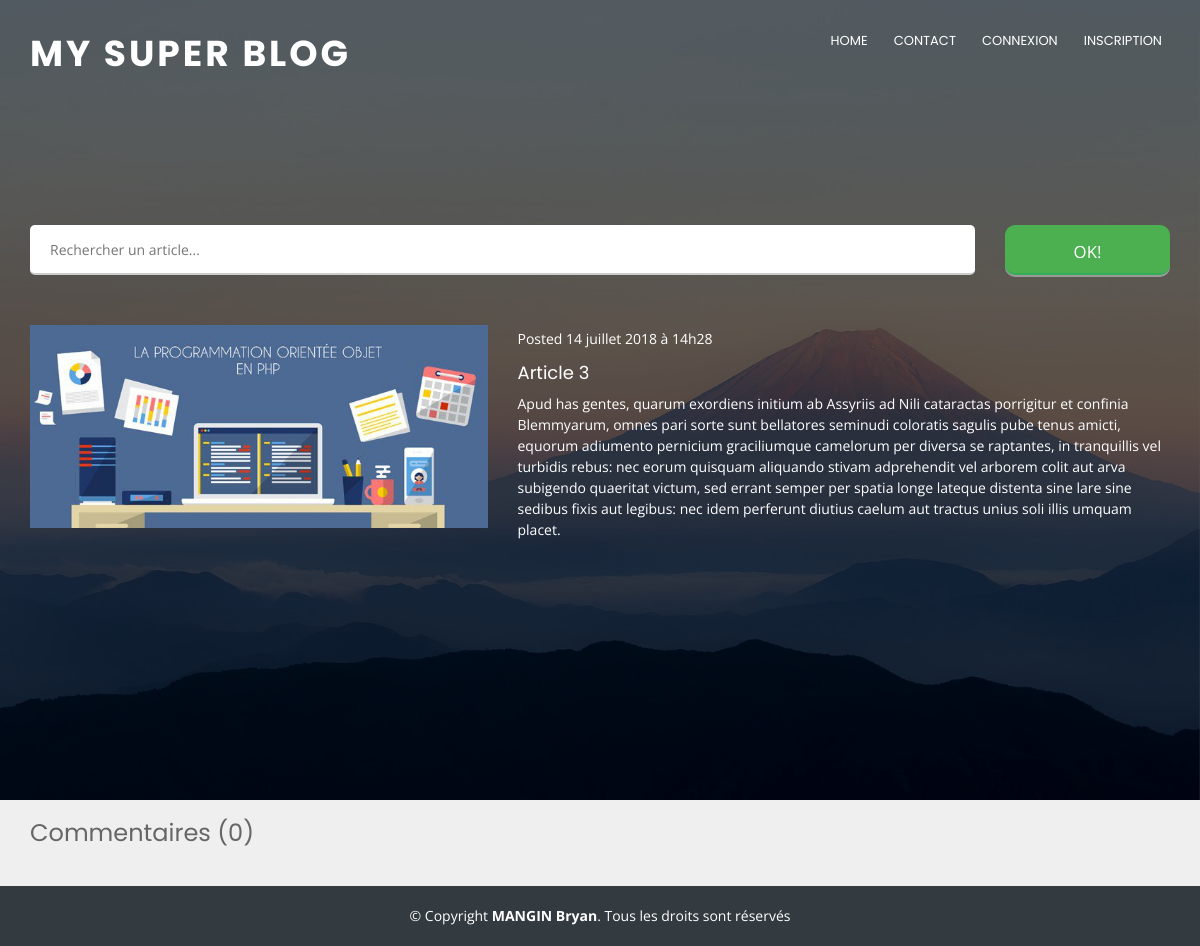
Before: /index.php/home/get/3 with the older database file.
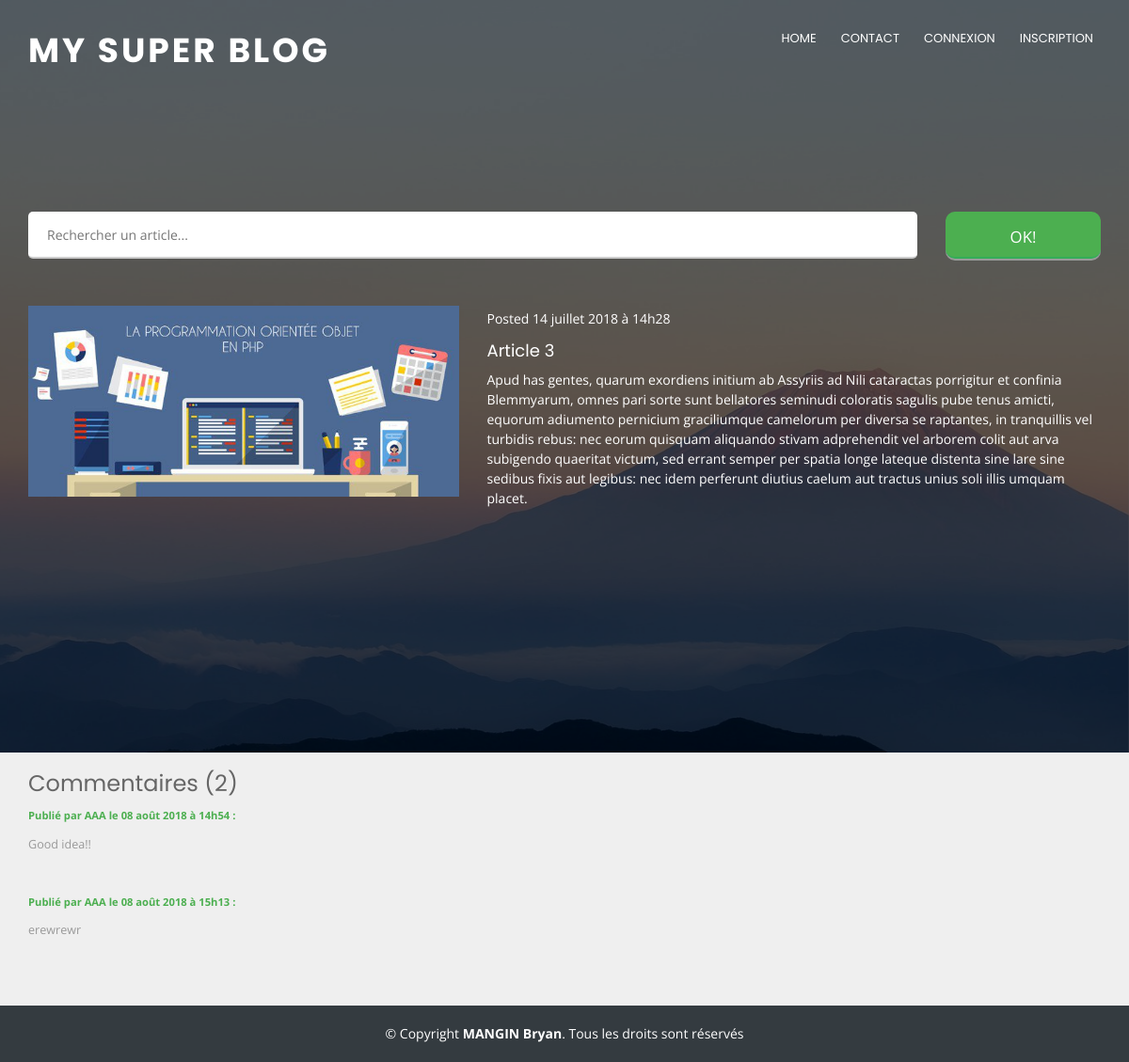
After: the same page with the newer database file.
### tables this page shows
CREATE TABLE `articles` (
  `id` int(3) NOT NULL,
  `titre` varchar(40) NOT NULL,
  `accroche` varchar(200) NOT NULL,
  `contenu` text NOT NULL,
  `publication` datetime NOT NULL DEFAULT CURRENT_TIMESTAMP,
  `image` varchar(30) NOT NULL
);

CREATE TABLE `commentaires` (
  `id` int(4) NOT NULL,
  `id_article` int(11) NOT NULL,
  `id_membre` int(3) NOT NULL,
  `commentaire` text NOT NULL,
  `publication` datetime NOT NULL DEFAULT CURRENT_TIMESTAMP
);

CREATE TABLE `membres` (
  `id` int(3) NOT NULL,
  `pseudo` varchar(15) NOT NULL,
  `email` varchar(50) NOT NULL,
  `password` varchar(255) NOT NULL
);

### application/libs/controller.php (called while the page is built, shortened)
<?php
class Controller
{
    public $db = null;
    private function openDatabaseConnection()
    {
        $options = array(PDO::ATTR_DEFAULT_FETCH_MODE => PDO::FETCH_OBJ, PDO::ATTR_ERRMODE => PDO::ERRMODE_WARNING);
        $this->db = new PDO(DB_TYPE . ':host=' . DB_HOST . ';dbname=' . DB_NAME, DB_USER, DB_PASS, $options);
    }
    public function loadModel($model_name)
    {
        return new $model_name($this->db);
    }
}

### application/controller/home.php (called while the page is built, shortened)
<?php
class Home extends Controller
{
    public function get($id_article)
    {
        $articles_model = $this->loadModel('ArticlesModel');
        $article = $articles_model->getArticle($id_article);
        $commentaires_model = $this->loadModel('CommentairesModel');
        $nb_commentaires = $commentaires_model->getNbCommentaires($id_article);
        $commentaires = $commentaires_model->getCommentaires($id_article);
        require 'application/views/templates/header.php';
        require 'application/views/home/article.php';
        require 'application/views/templates/footer.php';
    }
}

### index.php (called while the page is built)
<?php
require 'application/config/config.php';
require 'application/libs/application.php';
require 'application/libs/controller.php';
$app = new Application();

### application/models/articlesmodel.php (called while the page is built, shortened)
<?php
class ArticlesModel
{
    function __construct($db) {
        try {
            $this->db = $db;
        } catch (PDOException $e) {
            exit('La connexion à la base de données n\'a pas pu être établie.');
        }
    }
    public function getArticle($id){
        $article = $this->db->prepare("SELECT id, titre, contenu, publication, image FROM articles WHERE id = ?");
        $article->execute([$id]);
        $article = $article->fetch();
        if(empty($article))
            header("Location: index.php");
        else
            return $article;
    }
}

### application/config/config.php (called while the page is built, shortened)
<?php
function formattage_date($publication) {
    $publication = explode(" ", $publication);
    $date = explode("-", $publication[0]);
    $heure = explode(":", $publication[1]);
    $mois = ["", "janvier", "février", "mars", "avril", "mai", "juin", "juillet", "août", "septembre", "octobre", "novembre", "décembre"];
    $resultat = $date[2] . ' ' . $mois[(int)$date[1]] . ' ' . $date[0] . ' à ' . $heure[0] . 'h' . $heure[1];
    return $resultat;
}

### application/models/commentairesmodel.php (called while the page is built, shortened)
<?php
class CommentairesModel
{
    function __construct($db) {
        try {
            $this->db = $db;
        } catch (PDOException $e) {
            exit('La connexion à la base de données n\'a pas pu être établie.');
        }
    }
    public function getNbCommentaires($id_article) {
        $nb_commentaires = $this->db->prepare("SELECT COUNT(*) as nb FROM commentaires WHERE id_article = ?");
        $nb_commentaires->execute([$id_article]);
        $nb_commentaires = $nb_commentaires->fetch()->nb;
        return $nb_commentaires;
    }
    public function getCommentaires($id_article) {
        $commentaires = $this->db->prepare("SELECT commentaires.*, membres.pseudo FROM commentaires INNER JOIN membres ON commentaires.id_membre = membres.id AND commentaires.id_article = ?");
        $commentaires->execute([$id_article]);
        $commentaires = $commentaires->fetchAll();
        return $commentaires;
    }
}

### application/views/home/article.php (the view, shortened to what this page needs)
<section id="home">
    <div class="home-container article-container">
     <div class="container article">
      <div class="row">
            <form method="post" action="<?php echo URL; ?>home/search">
                <div class="col-sm-10">
                    <input type="text" name="query" placeholder="Rechercher un article...">
                </div>
                <div class="col-sm-2">
                    <input type="submit" class="button pressed" value="OK!">
                </div>
            </form>
        </div>
        <div class="row">
            <article>
                <div class="col-sm-5">
                    <img src="<?php echo ASSEST_URL; ?>public/img/<?php echo $article->image; ?>" alt="<?php echo $article->image; ?>">
                </div>
                <div class="col-sm-7">
                    <p class="date">Posted <time datetime="<?php echo $article->publication; ?>"><?php echo formattage_date($article->publication); ?></time></p>
                    <h4><?php echo $article->titre; ?></h4>
                    <p><?php echo $article->contenu; ?></p>
                </div>
            </article>
        </div>
    </div>
</section>
    <div class="container commentaires">
        <div class="row">
            <div class="col-xs-12">
                <h3>Commentaires (<?php echo $nb_commentaires; ?>)</h3>
            </div>
        </div>
        <?php
        foreach($commentaires as $commentaire) :
        ?>
        <div class="row commentaire">
            <div class="col-xs-12">
                <p class="date">Publié par <?php echo $commentaire->pseudo; ?> le <time datetime="<?php echo $commentaire->publication; ?>"><?php echo formattage_date($commentaire->publication); ?></time> :</p>
                <p><?php echo $commentaire->commentaire; ?></p>
            </div>
        </div>
        <?php
        endforeach;
        ?>
    </div>

### application/libs/application.php (shortened to what this page needs)
<?php
class Application
{
    private $url_controller = null;
    private $url_action = null;
    private $url_parameter_1 = null;
    private $url_parameter_2 = null;
    private $url_parameter_3 = null;
    public function __construct()
    {
        if (file_exists('./application/controller/' . $this->url_controller . '.php')) {
            $this->url_controller = new $this->url_controller();
            if (method_exists($this->url_controller, $this->url_action)) {
                if (isset($this->url_parameter_3)) {
                    $this->url_controller->{$this->url_action}($this->url_parameter_1, $this->url_parameter_2, $this->url_parameter_3);
                } elseif (isset($this->url_parameter_2)) {
                    $this->url_controller->{$this->url_action}($this->url_parameter_1, $this->url_parameter_2);
                } elseif (isset($this->url_parameter_1)) {
                    $this->url_controller->{$this->url_action}($this->url_parameter_1);
                } else {
                    $this->url_controller->{$this->url_action}();
                }
            } else {
                $this->url_controller->index();
            }
        } else {
            require './application/controller/home.php';
            $home = new Home();
            $home->index();
        }
    }
    private function splitUrl()
    {
            $url = parse_url($_SERVER['REQUEST_URI'], PHP_URL_PATH);
            $url = filter_var($url, FILTER_SANITIZE_URL);
            $url = explode('/', $url);
            $this->url_controller = (isset($url[2]) ? $url[2] : null);
            $this->url_action = (isset($url[3]) ? $url[3] : null);
            $this->url_parameter_1 = (isset($url[4]) ? $url[4] : null);
            $this->url_parameter_2 = (isset($url[5]) ? $url[5] : null);
            $this->url_parameter_3 = (isset($url[6]) ? $url[6] : null);
        }
}

### application/views/templates/header.php (shortened to what this page needs)
<!DOCTYPE html>
<html lang="fr">
<head>
    <link rel="stylesheet" href="https://maxcdn.bootstrapcdn.com/bootstrap/3.3.5/css/bootstrap.min.css">
    <link rel="stylesheet" href="https://use.fontawesome.com/releases/v5.2.0/css/all.css">
    <link rel="stylesheet" href="./public/css/main.css">
</head>
<body>
  <header id="header">
    <div class="container">
      <div id="logo" class="pull-left">
        <h1><a href="<?php echo URL; ?>">MY SUPER BLOG</a></h1>
      </div>
      <nav id="nav-menu-container">
        <ul class="nav-menu">
          <li class="home"><a href="<?php echo URL; ?>">Home</a></li>
          <li class="contact"><a href="<?php echo URL; ?>contact">Contact</a></li>
          <?php
            if(isset($_SESSION["membre"])) :
            ?>
           <li class="account"><a href="<?php echo URL; ?>compte">Mon account</a></li>
            <li class="logout"><a href="<?php echo URL; ?>connexion/logout">Deconnexion</a></li>
            <?php
            else :
            ?>
            <li class="login"><a href="<?php echo URL; ?>connexion">Connexion</a></li>
            <li class="register"><a href="<?php echo URL; ?>inscription">Inscription</a></li>
            <?php
            endif;
            ?>
        </ul>
      </nav>
    </div>
  </header>

### application/views/templates/footer.php (shortened to what this page needs)
<footer id="footer">
    <div class="container">
      <div class="copyright">
        © Copyright <strong>MANGIN Bryan</strong>. Tous les droits sont réservés
      </div>
      </div>
</footer>
</body>
</html>

### public/css/main.css (style rules this page uses)
body { background: #efefef; color: #666666; font-family: "Open Sans", sans-serif; }
a { color: #2dc997; }
p { padding: 0; }
h1, h2, h3, h4, h5, h6 { font-family: "Poppins", sans-serif; font-weight: 400; padding: 0; }
#header { padding: 30px 0; height: 92px; position: fixed; left: 0; top: 0; right: 0; transition: all 0.5s; z-index: 997; }
#header #logo { float: left; }
#header #logo h1 { font-size: 36px; margin: 0; padding: 6px 0; line-height: 1; font-family: "Poppins", sans-serif; font-weight: 700; letter-spacing: 3px; text-transform: uppercase; }
#header #logo h1 a, #header #logo h1 a:hover { color: #fff; }
.nav-menu, .nav-menu * { margin: 0; padding: 0; list-style: none; }
.nav-menu li { position: relative; white-space: nowrap; }
.nav-menu > li { float: left; }
#nav-menu-container { float: right; margin: 0; }
.nav-menu a { padding: 0 8px 10px 8px; text-decoration: none; display: inline-block; color: #fff; font-family: "Poppins", sans-serif; font-weight: 400; text-transform: uppercase; font-size: 13px; outline: none; }
.nav-menu > li { margin-left: 10px; }
.nav-menu > li > a:before { content: ""; position: absolute; width: 100%; height: 2px; bottom: 0; left: 0; background-color: #2dc997; visibility: hidden; -webkit-transform: scaleX(0); transform: scaleX(0); -webkit-transition: all 0.3s ease-in-out 0s; transition: all 0.3s ease-in-out 0s; }
#mobile-nav { position: fixed; top: 0; padding-top: 18px; bottom: 0; z-index: 998; background: rgba(52, 59, 64, 0.9); left: -260px; width: 260px; overflow-y: auto; transition: 0.4s; }
#mobile-nav ul { padding: 0; margin: 0; list-style: none; }
#mobile-nav ul li { position: relative; }
#mobile-nav ul li a { color: #fff; font-size: 16px; overflow: hidden; padding: 10px 22px 10px 15px; position: relative; text-decoration: none; width: 100%; display: block; outline: none; }
#home { width: 100%; height: 100vh; background: url(../img/hero-bg.jpg) top center; background-size: cover; position: relative; }
@media (min-width: 1024px) { #home { background-attachment: fixed; } }
#home:before { content: ""; background: rgba(0, 0, 0, 0.6); position: absolute; bottom: 0; top: 0; left: 0; right: 0; }
#home .home-container { position: absolute; bottom: 0; top: 0; left: 0; right: 0; display: flex; justify-content: center; align-items: center; flex-direction: column; text-align: center; }
.container.article { margin-bottom: 50px; }
footer { background: #343b40; padding: 20px 0; color: #fff; font-size: 14px; }
footer .container { text-align: center; }
h1 { font-size: 1.4em; line-height: 3em; font-weight: 700 }
form input { width: 100%; height: 50px; border: none; border-radius: 5px }
form input[type="text"], form input[type="password"] { border-bottom: 2px solid #ccc; padding-left: 20px; color: #333; margin-bottom: 20px }
form input[type="submit"] { background: #4CAF50; color: white; font-size: 1.2em; border-bottom: 2px solid #34ad58 }
.article form { margin-top: 30px }
.article article { float: left; margin-top: 30px }
.article article img { width: 100% }
.article article p.date { line-height: 2em; }
.article article h4+p { color: #fff; font-size: 0.9em; line-height: 1.5em; margin-bottom: 15px }
.article-container .article p { text-align: left; font-size: inherit; color: #fff; }
.article-container .article h4 { text-align: left; color: #fff; }
.container.commentaires { margin-bottom: 30px; }
.commentaires h3 { text-align: left; }
.commentaires>div.commentaire { margin-bottom: 30px; }
.commentaires>div .date { color: #4CAF50; font-size: 0.8em; line-height: 2em; font-weight: 700 }
.commentaires>div p { font-weight: #999; font-size: 0.9em; line-height: 1.5em; color: #999 }
.button { padding: 15px 25px; font-size: 24px; text-align: center; cursor: pointer; outline: none; color: #fff; background-color: #4CAF50; border: none; border-radius: 10px; box-shadow: 0 2px #999; }

Changed rows visible on the page:
added commentaires: id_membre.pseudo "AAA", publication "08 août 2018 à 14h54", commentaire "Good idea!!"
added commentaires: id_membre.pseudo "AAA", publication "08 août 2018 à 15h13", commentaire "erewrewr"
Other visible differences:
$nb_commentaires: "0" → "2"
